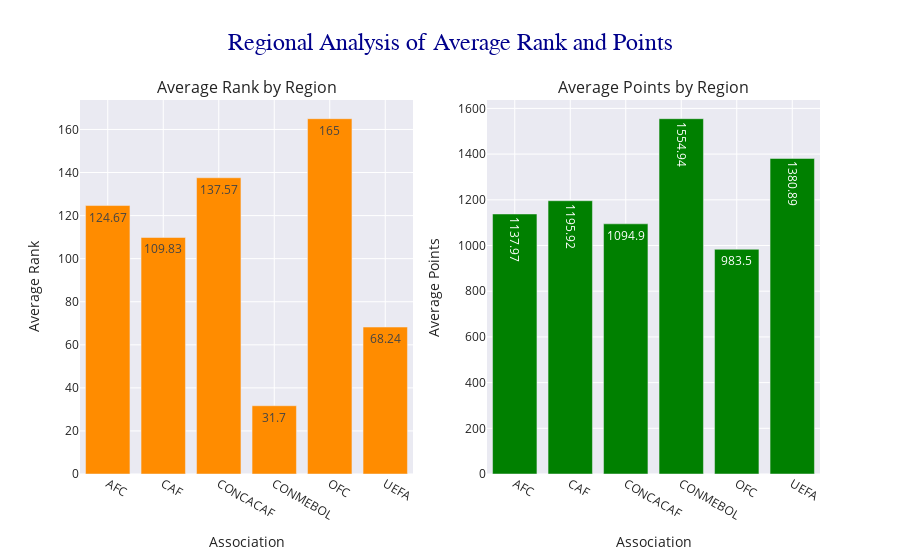

Here is the notebook cell this chart was saved with:
### Code cell
region_stats = fifa_ranking.groupby('association').agg({
    'rank': 'mean',
    'points': 'mean'
}).reset_index()

rank = go.Bar(
        x=region_stats['association'],
        y=region_stats['rank'],
        name='Average Rank',
        text=np.round(region_stats['rank'],2),
        marker_color='darkorange'
    )
points = go.Bar(
        x=region_stats['association'],
        y=region_stats['points'],
        name='Average Points',
        text=np.round(region_stats['points'],2),
        marker_color='green'
    )

fig = make_subplots(rows=1, cols=2, subplot_titles=(
    'Average Rank by Region',
    'Average Points by Region'
))

fig.add_trace(rank, row=1, col=1)
fig.add_trace(points, row=1, col=2)

fig.update_layout(
    title_text='Regional Analysis of Average Rank and Points',
    title_x=0.5,
    title_font=dict(size=24, family='Arial, sans-serif', color='darkblue'),
    xaxis_title='Association',
    yaxis_title='Average Rank',
    xaxis2_title='Association',
    yaxis2_title='Average Points',
    showlegend=False
)

fig.show()

### Figure 1 — Plotly figure (JSON) as saved in the notebook; plotly's stock layout.template omitted (floating-point values rounded to 4 significant figures)
{"data": [{"marker": {"color": "darkorange"}, "name": "Average Rank", "text": [124.7, 109.8, 137.6, 31.7, 165, 68.24], "type": "bar", "x": ["AFC", "CAF", "CONCACAF", "CONMEBOL", "OFC", "UEFA"], "xaxis": "x", "y": [124.7, 109.8, 137.6, 31.7, 165, 68.24], "yaxis": "y"}, {"marker": {"color": "green"}, "name": "Average Points", "text": [1138.0, 1196.0, 1095.0, 1555.0, 983.5, 1381.0], "type": "bar", "x": ["AFC", "CAF", "CONCACAF", "CONMEBOL", "OFC", "UEFA"], "xaxis": "x2", "y": [1138.0, 1196.0, 1095.0, 1555.0, 983.5, 1381.0], "yaxis": "y2"}], "layout": {"annotations": [{"font": {"size": 16}, "showarrow": false, "text": "Average Rank by Region", "x": 0.225, "xanchor": "center", "xref": "paper", "y": 1, "yanchor": "bottom", "yref": "paper"}, {"font": {"size": 16}, "showarrow": false, "text": "Average Points by Region", "x": 0.775, "xanchor": "center", "xref": "paper", "y": 1, "yanchor": "bottom", "yref": "paper"}], "showlegend": false, "title": {"font": {"color": "darkblue", "family": "Arial, sans-serif", "size": 24}, "text": "Regional Analysis of Average Rank and Points", "x": 0.5}, "xaxis": {"anchor": "y", "domain": [0, 0.45], "title": {"text": "Association"}}, "xaxis2": {"anchor": "y2", "domain": [0.55, 1], "title": {"text": "Association"}}, "yaxis": {"anchor": "x", "domain": [0, 1], "title": {"text": "Average Rank"}}, "yaxis2": {"anchor": "x2", "domain": [0, 1], "title": {"text": "Average Points"}}}}
